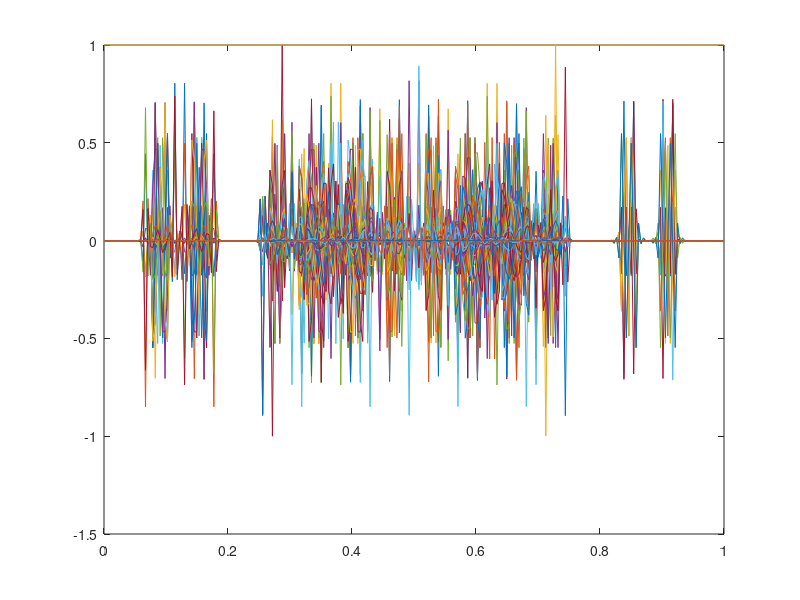

Source code (MATLAB):

m=4;
p=0.8;
q=0.5;
measure = [p/2 (1-p)/2 (1-p)/2 p/2];
resistance = [q/2 (1-q)/2 (1-q)/2 q/2];
for i = 2:m
    measure = repelem(measure,4);
    measure = measure.*repmat([p/2 (1-p)/2 (1-p)/2 p/2],1,length(measure)/4);
    resistance = repelem(resistance,4);
    resistance = resistance.*repmat([q/2 (1-q)/2 (1-q)/2 q/2],1,length(resistance)/4);
end
laplacian=zeros(4^m-1,4^m-1);
for i = 1:4^m-1
    avgmeasure = (measure(i)+measure(i+1))/2;
    laplacian(i,i) = (1/avgmeasure)*(1/resistance(i)+1/resistance(i+1));
end
for i = 1:4^m-2
    avgmeasure = (measure(i)+measure(i+1))/2;
    laplacian(i,i+1) = (1/avgmeasure)*(-1/resistance(i+1));
end
for i = 2:4^m-1
    avgmeasure = (measure(i)+measure(i+1))/2;
    laplacian(i,i-1) = (1/avgmeasure)*(-1/resistance(i));
end
[V,D] = eig(laplacian);
V = V*(1/(max(max(V))));
plot(linspace(0,1,4^m-1)',[V(:,1:100) (resistance(2:end).*(1/max(resistance)))'])


    
    
